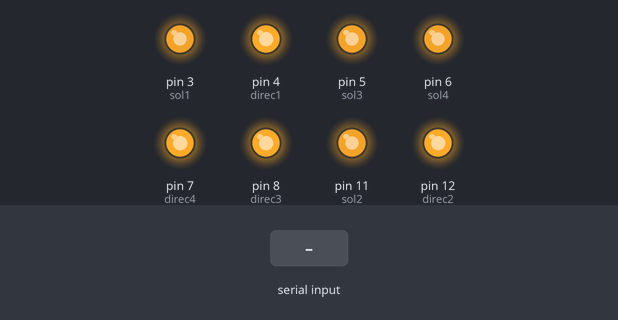
A sketch run on a simulated Arduino Uno, built with avr-gcc and run on an emulated ATmega328P. Parts: output pins drawn as LEDs (lit = HIGH). The inputs (shaded band) are chosen by the test bench. What the sketch prints to the serial monitor is not drawn.

Above: at 1.2 s.
1.3 s: "1;" received over Serial
At 1.9 s:
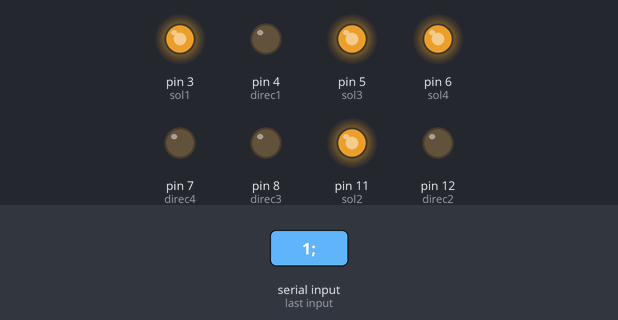
At 3.4 s:
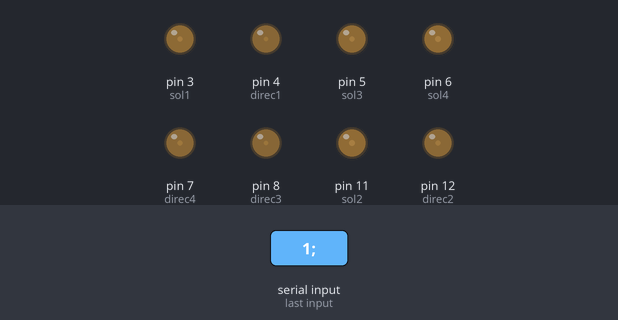
4.3 s: "0;" received over Serial
At 5.6 s:
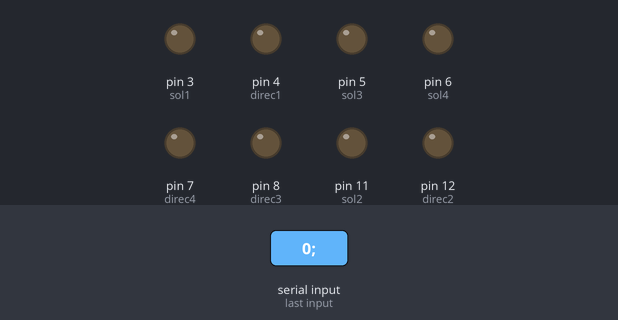
Timing chart, 0 to 7.3 s (numbered marks = the images above; inputs shaded):
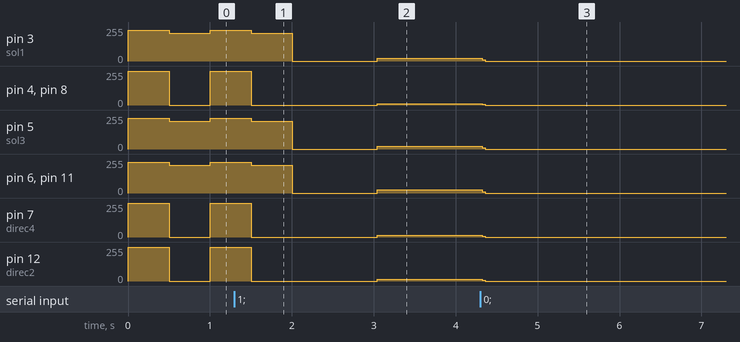

The sketch:

working.ino
```cpp
struct info {
  double otr;
  int tp;
};

double otr=0.5;
double freq=1.0;
double time_s=1.0;
double time_ms=100.0;

//sol pins are where the PWM value is sent and the direc pins control the direction
//solenoid 1
const int sol1 = 3;
const int direc1= 4;

//solenoid 2
const int sol2= 11;
const int direc2= 12;

//solenoid 3
const int sol3=5;
const int direc3 = 8;

//solenoid 4
const int sol4 = 6;
const int direc4=7;

//--------------------------------------
//MOVEMENT FUNCTIONS
//--------------------------------------

//ZERO STATES
void fin1_zero(){
  digitalWrite(direc1, LOW);
  analogWrite(sol1, 0);
}

void fin2_zero(){
  digitalWrite(direc2, LOW);
  analogWrite(sol2, 0);
}

void fin3_zero(){
  digitalWrite(direc3, LOW);
  analogWrite(sol3, 0);
}

void fin4_zero(){
  digitalWrite(direc4, LOW);
  analogWrite(sol4, 0);
}

//UPWARD FUNCTIONS
void fin1_up(){
  digitalWrite(direc1, HIGH);
  analogWrite(sol1, 230);
}

void fin2_up(){
  digitalWrite(direc2, HIGH);
  analogWrite(sol2, 230);
}

void fin3_up(){
  digitalWrite(direc3, HIGH);
  analogWrite(sol3, 230);
}

void fin4_up(){
  digitalWrite(direc4, HIGH);
  analogWrite(sol4, 230);
  //delay(duration);
}

//DOWNWARD FUNCTIONS
void fin1_down(){
  digitalWrite(direc1, LOW);
  analogWrite(sol1, 210);
}

void fin2_down(){
  digitalWrite(direc2, LOW);
  analogWrite(sol2, 210);
}

void fin3_down(){
  digitalWrite(direc3, LOW);
  analogWrite(sol3, 210);
}

void fin4_down(){
  digitalWrite(direc4, LOW);
  analogWrite(sol4, 210);
}

void setup() {
  for(int i=3;i<9;i++){
    pinMode(i,OUTPUT);
  }
  for(int i=11;i<13;i++){
  pinMode(i,OUTPUT);
  }
  Serial.begin(115200);
}


void loop(){
  //int time=500;  // if there is data comming
  if(Serial.available() >0){
    String inp_1 = Serial.readStringUntil(';');
    otr=inp_1.toDouble();
    String inp_2=Serial.readStringUntil('\n');
    freq=inp_2.toDouble();}
    time_s=1/freq;
    time_ms=1000*time_s;
    Serial.println(time_ms);
    Serial.println(otr);
    switch(int(otr*10)){
      case 0:
        Serial.println("Zero State");
        fin1_zero();
        fin3_zero();
        fin2_zero();
        fin4_zero();
        break;
      default:
        Serial.println("moving");
        fin1_up();
        fin2_up();
        fin3_up();
        fin4_up();
        delay(otr*time_ms);
        fin1_zero();
        fin3_zero();
        fin2_zero();
        fin4_zero();

        fin1_down();
        fin2_down();
        fin3_down();
        fin4_down();
        delay((1-otr)*time_ms);
        fin1_zero();
        fin2_zero();
        fin3_zero();
        fin4_zero();
        break;
      }
}
```

Measured:
- after the input at 1.3 s, pin 3 (sol1): 230/255 → 210/255 after 0.20 s, → 0/255 0.50 s later, → 20/255 1.0 s later; pin 5 (sol3): 230/255 → 210/255 after 0.20 s, → 0/255 0.50 s later, → 21/255 1.0 s later; pin 6 (sol4): 230/255 → 210/255 after 0.20 s, → 0/255 0.50 s later, → 24/255 1.0 s later
- after the input at 4.3 s, pin 3 (sol1): 20/255 → 0/255 at once; pin 4 (direc1), pin 8 (direc3): 10/255 → 0/255 at once; pin 5 (sol3): 21/255 → 0/255 at once; pin 6 (sol4), pin 11 (sol2): 24/255 → 0/255 at once; pin 7 (direc4): 13/255 → 0/255 at once
